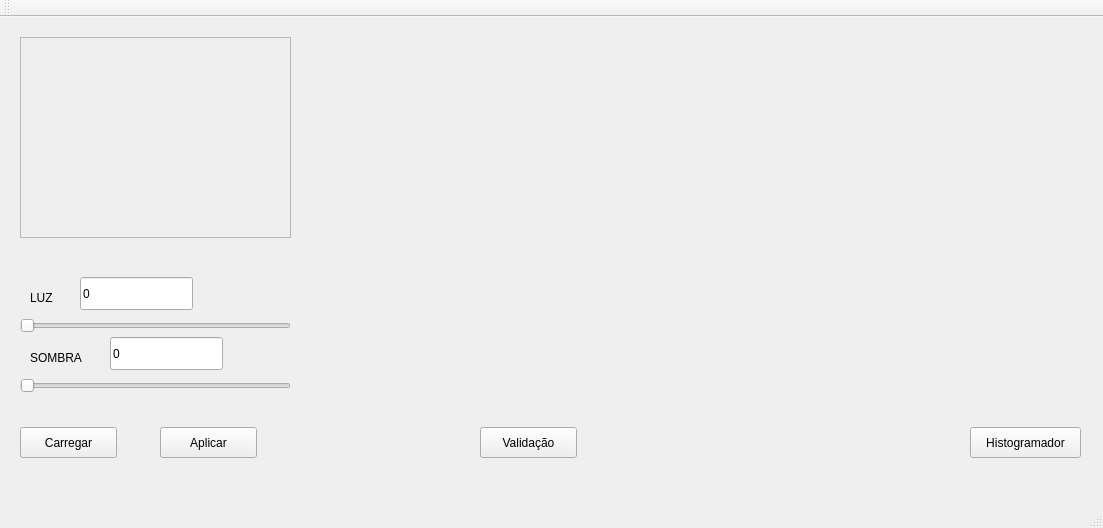
<?xml version="1.0" encoding="UTF-8"?>
<ui version="4.0">
 <class>MainWindow</class>
 <widget class="QMainWindow" name="MainWindow">
  <property name="geometry">
   <rect>
    <x>0</x>
    <y>0</y>
    <width>1103</width>
    <height>528</height>
   </rect>
  </property>
  <property name="windowTitle">
   <string>MainWindow</string>
  </property>
  <widget class="QWidget" name="centralWidget">
   <widget class="QScrollArea" name="scrollArea">
    <property name="geometry">
     <rect>
      <x>20</x>
      <y>20</y>
      <width>271</width>
      <height>201</height>
     </rect>
    </property>
    <property name="widgetResizable">
     <bool>true</bool>
    </property>
    <widget class="QWidget" name="imgArea">
     <property name="geometry">
      <rect>
       <x>0</x>
       <y>0</y>
       <width>269</width>
       <height>199</height>
      </rect>
     </property>
    </widget>
   </widget>
   <widget class="QPushButton" name="btLoad">
    <property name="geometry">
     <rect>
      <x>20</x>
      <y>410</y>
      <width>97</width>
      <height>31</height>
     </rect>
    </property>
    <property name="text">
     <string>Carregar</string>
    </property>
   </widget>
   <widget class="QSlider" name="sliderLuz">
    <property name="geometry">
     <rect>
      <x>20</x>
      <y>300</y>
      <width>271</width>
      <height>18</height>
     </rect>
    </property>
    <property name="orientation">
     <enum>Qt::Horizontal</enum>
    </property>
   </widget>
   <widget class="QSlider" name="sliderSombra">
    <property name="geometry">
     <rect>
      <x>20</x>
      <y>360</y>
      <width>271</width>
      <height>18</height>
     </rect>
    </property>
    <property name="orientation">
     <enum>Qt::Horizontal</enum>
    </property>
   </widget>
   <widget class="QPushButton" name="btApply">
    <property name="geometry">
     <rect>
      <x>160</x>
      <y>410</y>
      <width>97</width>
      <height>31</height>
     </rect>
    </property>
    <property name="text">
     <string>Aplicar</string>
    </property>
   </widget>
   <widget class="QLabel" name="lbLuz">
    <property name="geometry">
     <rect>
      <x>30</x>
      <y>270</y>
      <width>67</width>
      <height>21</height>
     </rect>
    </property>
    <property name="text">
     <string>LUZ</string>
    </property>
   </widget>
   <widget class="QLabel" name="lbSombra">
    <property name="geometry">
     <rect>
      <x>30</x>
      <y>330</y>
      <width>67</width>
      <height>21</height>
     </rect>
    </property>
    <property name="text">
     <string>SOMBRA</string>
    </property>
   </widget>
   <widget class="QCustomPlot" name="customPlot" native="true">
    <property name="geometry">
     <rect>
      <x>310</x>
      <y>0</y>
      <width>781</width>
      <height>391</height>
     </rect>
    </property>
   </widget>
   <widget class="QPushButton" name="btMakeHist">
    <property name="geometry">
     <rect>
      <x>970</x>
      <y>410</y>
      <width>111</width>
      <height>31</height>
     </rect>
    </property>
    <property name="text">
     <string>Histogramador</string>
    </property>
   </widget>
   <widget class="QLineEdit" name="qtLuz">
    <property name="geometry">
     <rect>
      <x>80</x>
      <y>260</y>
      <width>113</width>
      <height>33</height>
     </rect>
    </property>
    <property name="text">
     <string>0</string>
    </property>
   </widget>
   <widget class="QLineEdit" name="qtSombra">
    <property name="geometry">
     <rect>
      <x>110</x>
      <y>320</y>
      <width>113</width>
      <height>33</height>
     </rect>
    </property>
    <property name="text">
     <string>0</string>
    </property>
   </widget>
   <widget class="QPushButton" name="btValidacao">
    <property name="geometry">
     <rect>
      <x>480</x>
      <y>410</y>
      <width>97</width>
      <height>31</height>
     </rect>
    </property>
    <property name="text">
     <string>Validação</string>
    </property>
   </widget>
  </widget>
  <widget class="QMenuBar" name="menuBar">
   <property name="geometry">
    <rect>
     <x>0</x>
     <y>0</y>
     <width>1103</width>
     <height>27</height>
    </rect>
   </property>
  </widget>
  <widget class="QToolBar" name="mainToolBar">
   <attribute name="toolBarArea">
    <enum>TopToolBarArea</enum>
   </attribute>
   <attribute name="toolBarBreak">
    <bool>false</bool>
   </attribute>
  </widget>
  <widget class="QStatusBar" name="statusBar"/>
 </widget>
 <layoutdefault spacing="6" margin="11"/>
 <customwidgets>
  <customwidget>
   <class>QCustomPlot</class>
   <extends>QWidget</extends>
   <header>qcustomplot.h</header>
   <container>1</container>
  </customwidget>
 </customwidgets>
 <resources/>
 <connections/>
</ui>
